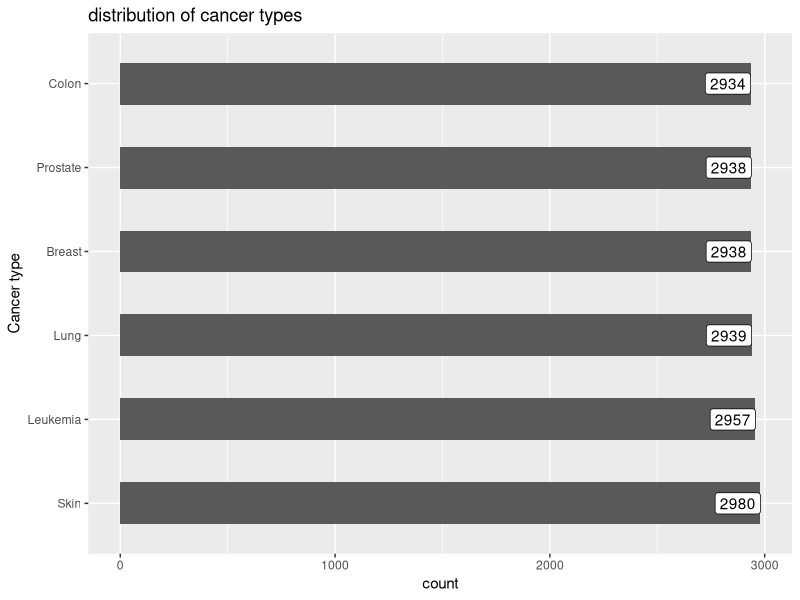

Write the R code that produced this figure. (Note: this script raises an error after producing the figure.)
## ---- chunk 1
library(tidyverse)

df <- read_csv("cancer issue.csv")
df

## ---- chunk 2
distribution_cancer_type <- df %>% 
  count(CancerType) %>%
  arrange(desc(n))

print(distribution_cancer_type)

ggplot(distribution_cancer_type, aes(x = reorder(CancerType,-n),y=n )) +
  geom_col(width = 0.5)+
  geom_label(aes(label = n),hjust = 1)+
  coord_flip()+
  xlab("Cancer type") +
  ylab("count") + 
  labs(title = "distribution of cancer types")
   

## ---- chunk 3
 df %>% 
  group_by(Stage) %>% 
  summarize(mean_bmi = mean(BMI))
## ---- chunk 4
df %>%
  group_by(HospitalRegion) %>% 
  count(SurvivalMonths) %>% 
  summarise(count = sum(n))
  
## ---- chunk 5
df %>% 
  group_by(TumorSize) %>% 
  count(TumorSize) %>%
  arrange(desc(TumorSize))
## ---- chunk 6
df %>% select(TumorSize,SurvivalMonths) %>% 
  summarise(correlation = cor(SurvivalMonths,TumorSize))

if (correlation > 0) {
  paste("There is a positive relationship between Tumor Size and Survival Months the correlation coefficient is ",correlation)
} else if (correlation < 0) {
  paste("There is a negative relationship between Tumor Size and Survival Months correlation coefficient is ",correlation)
} else {
  print("There is no relationship between TumorSize and SurvivalMonths")
}
## ---- chunk 7
smokers_prop <- df %>% filter(SmokingStatus == "Smoker") %>% 
  summarise(p = (n()/nrow(df))*100)

paste("the proportion or smokers in the dataset is ",smokers_prop,"%")
## ---- chunk 8
df %>% group_by(CancerType) %>% 
  summarise(avg_tumorsize = mean(TumorSize))
## ---- chunk 9
smok <- df %>% filter(SmokingStatus == "Smoker") %>% 
  summarise(avgbmi = mean(BMI))

non_smok <- df %>% filter(SmokingStatus == "Non-Smoker") %>% 
  summarise(avgbm = mean(BMI))

print(smok==non_smok)
## ---- chunk 10
distrib_cancer_stage <- df %>% 
  count(Stage) %>%
  arrange(desc(n))


ggplot(distrib_cancer_stage, aes(x = reorder(Stage,-n),y=n )) +
  geom_col(width = 0.5)+
  geom_label(aes(label = n),hjust = 1)+
  xlab("Cancer type") +
  ylab("count") + 
  labs(title = "distribution of cancer types")
## ---- chunk 11
df %>% group_by(HospitalRegion) %>% 
  count()
## ---- chunk 12
df %>% 
  group_by(CancerType) %>% 
  summarise(Proportion = (sum(Recurrence == "Yes") / n())*100)
## ---- chunk 13
df %>% select(Age,SurvivalMonths) %>% 
  summarise(correlation = cor(Age,SurvivalMonths))

if (correlation > 0) {
  paste("There is a positive relationship between age and Survival Months the correlation coefficient is ",correlation)
} else if (correlation < 0) {
  paste("There is a negative relationship between age and Survival Months correlation coefficient is ",correlation)
} else {
  print("There is no relationship between and SurvivalMonths")
}
## ---- chunk 14
df %>% group_by(CancerType) %>% 
  count(TreatmentType) 
## ---- chunk 15
df %>% group_by(Gender) %>% 
  count() 

            
## ---- chunk 16
df %>% group_by(HospitalRegion,SmokingStatus) %>% 
  count(SmokingStatus)
  
## ---- chunk 17
df %>% group_by(GeneticMarker) %>% 
  summarise(avg = mean(SurvivalMonths))
## ---- chunk 18
df %>% group_by(Age) %>% 
  count()
## ---- chunk 19
df %>% group_by(CancerType,Stage) %>% 
  count() %>% 
  arrange(desc(n)) %>% 
  head(5)
## ---- chunk 20
df %>% select(BMI,TumorSize) %>% 
  summarise(correlation = cor(BMI,TumorSize))

if (correlation > 0) {
  paste("There is a positive relationship between bmi and tumor size the correlation coefficient is ",correlation)
} else if (correlation < 0) {
  paste("There is a negative relationship between bmi and tumor size correlation coefficient is ",correlation)
} else {
  print("There is no relationship between bmi and tumor size")
}
## ---- chunk 21
hist <- df %>% filter(FamilyHistory == "Yes") %>% 
  count()

paste("the number of patients that have a family history of cancer is ", hist)
## ---- chunk 22
age_groups <- function(age) {
  if (age < 18) {
    return("Child/teen")
  } else if (age >= 18 & age < 30) {
    return("Young adult")
  } else if(age >= 30 & age <60 ){
    return("Adult")
  }
  else{
    return("Senior")
  }
}

df <- df %>% mutate(AgeGroup = sapply(Age, age_groups))

## ---- chunk 23
normalize <- function(tumor_size) {
  mean_size <- mean(tumor_size)
  ecarttype <- sd(tumor_size)
  return((tumor_size - mean_size) / ecarttype)
}

df <- df %>% mutate(norm_tumorsize = normalize(TumorSize))

df$norm_tumorsize


## ---- chunk 24
df %>% group_by(AgeGroup) %>% 
  count() %>% 
  arrange(desc(n))
## ---- chunk 25
bmi_category <- function(bmi) {
  if (bmi < 18.5) {
    return("Underweight")
  } else if (bmi >= 18.5 & bmi < 25) {
    return("Normal")
  } else if (bmi >= 25 & bmi < 30) {
    return("Overweight")
  } else {
    return("Obese")
  }
}

df <- df %>% mutate(BMICategory = sapply(BMI,bmi_category))

## ---- chunk 26
check_survmonths <- function(survival_months) {
  if (survival_months < 0) {
    return("Invalid")
  } else {
    return("Valid")
  }
}

df <- df %>% mutate(SurvivalMonthsValidity = sapply(SurvivalMonths, check_survmonths))

## ---- chunk 27
tumorsize_percentage <- function(tumor_size) {
  max_size <- max(tumor_size)
  return((tumor_size /max_size) * 100)
}

df <- df %>% mutate(TumorSizePercentage = tumorsize_percentage(TumorSize))

## ---- chunk 28
descriptive_stats <- function(var) {
  statistics <-list(
    Mean = mean(var),
    Median = median(var),
    Min = min(var),
    Max = max(var))
  return(statistics)
}
descriptive_stats(df$TumorSize)
## ---- chunk 29
type_stage <- function(data, cancer_type, stage) {
  filtered_data <- data %>% filter(CancerType == cancer_type & Stage == stage)
  return(filtered_data)
}

type_stage(df, "Breast", "II")
## ---- chunk 30
survival_region <- function() {
  df %>% group_by(HospitalRegion) %>% 
  summarise(AvgSurvivalMonths = mean(SurvivalMonths))
}

survival_region()
## ---- chunk 31
summary_table <- function(variable) {
  df %>% count(!!sym(variable)) %>%
    arrange(desc(n))
}
variablee = "CancerType"
summary_table(variablee)

## ---- chunk 32
above_avgtumorsize <- function() {
  avg_size <- mean(df$TumorSize)
  df %>%
  filter(TumorSize > avg_size)
}

above_avgtumorsize()
## ---- chunk 33
categorize_survival <- function(survival_months) {
  if (survival_months < 12) {
    return("Short Term")
  } else if (survival_months >= 12 & survival_months < 60) {
    return("Medium Term")
  } else {
    return("Long Term")
  }
}

df <- df %>% mutate(SurvivalCategory = sapply(SurvivalMonths, categorize_survival))

## ---- chunk 34
check_missing_values <- function() {
  colSums(is.na(df))
}

check_missing_values()
## ---- chunk 35
median_tumorsize <- function() {
  df %>% group_by(SmokingStatus) %>%     summarise(MedianTumorsize = median(TumorSize))
}

median_tumorsize()
## ---- chunk 36
count_gender <- function() {
  df %>% group_by(Gender, CancerType) %>% summarise(Count = n())
}

count_gender()
## ---- chunk 37
avg_bmi_region <- function() {
  df %>% group_by(HospitalRegion) %>% summarise(AvgBMI = mean(BMI))
}

avg_bmi_region()
## ---- chunk 38
genetic_survival <- function() {
  df %>% filter(GeneticMarker != "None") %>% group_by(GeneticMarker) %>% summarise(AvgSurvivMonths = mean(SurvivalMonths))
}

genetic_survival()
## ---- chunk 39
treatment_response <- function() {
  df %>% group_by(Stage, TreatmentResponse) %>% summarise(Count = n())
}

treatment_response()
## ---- chunk 40
check_outliers <- function(column) {
  mean <- mean(column)
  median <- median(column)
  
  down <- mean - median
  up <- mean + median
  
  df %>% filter(column < down | column > up)
}
numeric_col <- df$TumorSize
check_outliers(numeric_col)
# no outliers in this case
## ---- chunk 41
recurrence_region <- function() {
  df %>% group_by(HospitalRegion) %>% summarise(RecurrenceRate = mean(Recurrence == "Yes"))
}

recurrence_region()
## ---- chunk 42
flag_bmi <- function(bmi) {
  if (bmi < 10 | bmi > 60) {
    return("Invalid")
  } else {
    return("Valid")
  }
}

df <- df %>% mutate(BMIValidity = sapply(BMI, flag_bmi))
